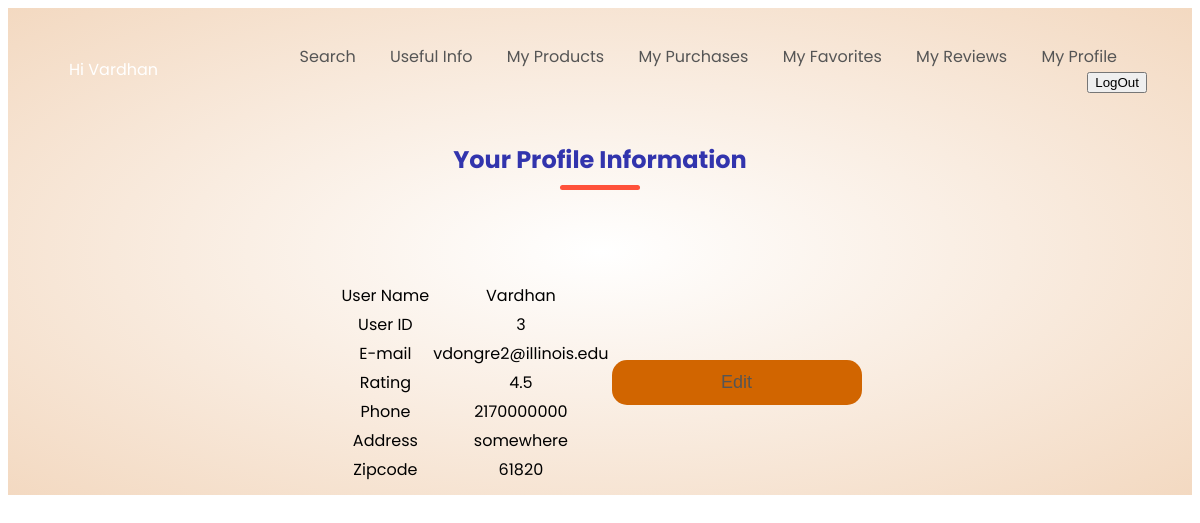
Before: /my_profile.php (signed in) with the older database file.
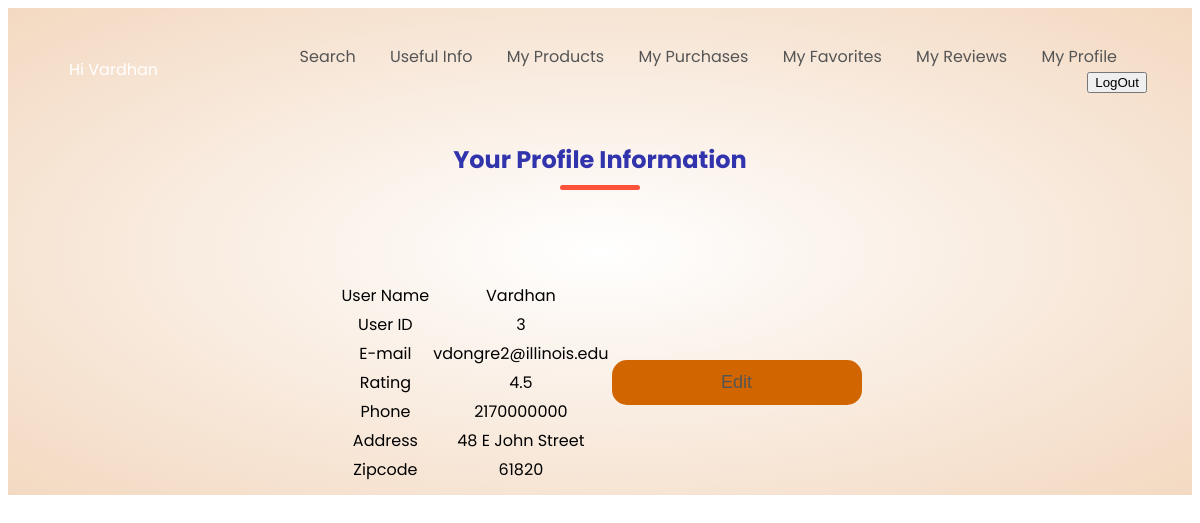
After: the same page with the newer database file.
### tables this page shows
CREATE TABLE `Customer` (
  `User_ID` int(11) NOT NULL,
  `User_Name` varchar(50) DEFAULT NULL,
  `Email` varchar(50) DEFAULT NULL,
  `User_Password` varchar(255) DEFAULT NULL,
  `Rating` double DEFAULT NULL,
  `Address` varchar(50) DEFAULT NULL,
  `Phone` varchar(50) DEFAULT NULL,
  `Zipcode` int(11) DEFAULT NULL,
  `Lat` double DEFAULT NULL,
  `Lon` double DEFAULT NULL
);

### my_profile.php (the view)
<?php
  require "my_products_header.php";
?>
<main>
<div class="small-container">
      <h2 class="title"> Your Profile Information</h2>
      <div class="row">
<?php
  include 'mysqli_connect.php';
  $query=mysqli_query($dbc,"SELECT * FROM Customer WHERE User_ID='$User_ID'")or die(mysqli_error());
  $row=mysqli_fetch_array($query);
?>
<div class="col-5">
<table>
  <tr>
    <td>User Name </td>
    <td><?php echo $row['User_Name']; ?></td>
  </tr>
  <tr>
    <td>User ID</td>
    <td><?php echo $row['User_ID']; ?></td>
  </tr>
  <tr>
    <td>E-mail</td>
    <td><?php echo $row['Email']; ?></td>
  </tr>
  <tr>
    <td>Rating</td>
    <td><?php echo $row['Rating']; ?></td>
  </tr>
  <tr>
    <td>Phone</td>
    <td><?php echo $row['Phone']; ?></td>
  </tr>
  <tr>
    <td>Address</td>
    <td><?php echo $row['Address']; ?></td>
  </tr>
  <tr>
    <td>Zipcode</td>
    <td><?php echo $row['Zipcode']; ?></td>
  </tr>
</table>
<button class="col-4-btn">
        <?php echo "<a href=my_profile_edit.php >Edit</a>" ?>
</button>
</div>
</main>

### my_products_header.php (shortened to what this page needs)
<?php
  $User_ID = $_SESSION['User_ID'];
  $User_Name = $_SESSION['username'];
?>
<!DOCTYPE html>
<html>
<head>
  <link rel = "stylesheet" href='style_product.css'>
</head>
<body>
<div class="header">
  <div class="container">
    <div class="navbar">
      <div class ="logo">
        <div class="dropdown">
          <button class="dropbtn"><?php print "Hi $User_Name";  ?></button>
  </div>
      </div>
        <nav>
        <ul>
          <li> <a href="search.php"> Search</h4></a></li>
          <li> <a href="useful_info.php"> Useful Info</h4></a></li>
          <li> <a href="my_products.php"> My Products</h4></a></li>
          <li> <a href="my_purchases.php">My Purchases</a></li>
          <li> <a href="my_favorites.php">My Favorites</a></li>
          <li> <a href="my_reviews.php">My Reviews</a></li>
          <li> <a href="my_profile.php">My Profile</a></li>
          <form action="includes/logout.inc.php" method="post">
            <button type="submit" name="logout-submit" class="button">LogOut</button>
          </form>
        </ul>
      </nav>
  </div>
</div>
</body>
</html>

### style_product.css (style rules this page uses)
body { font-family: 'Poppins', sans-serif; }
.navbar { display: flex; align-items: center; padding: 20px; }
nav { flex: 1; text-align: right; }
nav ul { display: inline-block; list-style-type: none; }
nav ul li { display: inline-block; margin-right: 30px; }
a { text-decoration: none; color: #555; }
.container { max-width:1300px; margin: auto; padding-left: 25px; padding-right: 25px; }
.row { display: flex; align-items: center; flex-wrap: wrap; justify-content: space-around; }
.header { background: radial-gradient(#fff, #f3d9c1); }
.dropdown { float: right; position: relative; display: inline-block; }
.dropdown .dropbtn { font-size: 16px; border: none; outline: none; padding: 14px 16px; background-color: inherit; font-family: inherit; margin: 0; }
.dropbtn { background-color: #d16500; color: white; padding: 16px; font-size: 16px; border: none; }
.small-container { max-width: 1080; margin: auto; padding-left: 25px; padding-right: 25px; }
.small-container button { border: none; outline: 0; display: inline-block; padding: 12px; color: white; text-align: center; cursor: pointer; width: 250px; font-size: 18px; }
.title { text-align: center; margin: 0 auto 80px; position: relative; line-height: 60px; color: #3234ad }
.title::after { content: ''; background: #ff523b; width: 80px; height: 5px; border-radius: 5px; position: absolute; bottom: 0; left: 50%; transform: translateX(-50%); }
.col-4-btn { display: inline-block; background: #d16500; padding: 8px 0px; margin: 10px 0; border-radius: 15px; transition: background 0.3s; }
.col-5 { text-align: center; position: relative; display: flex; justify-content: center; align-items: center; padding: 10px; margin: 0 auto; object-fit: cover; }

Changed rows visible on the page:
changed customer "Vardhan": Address "somewhere" → "48 E John Street"
